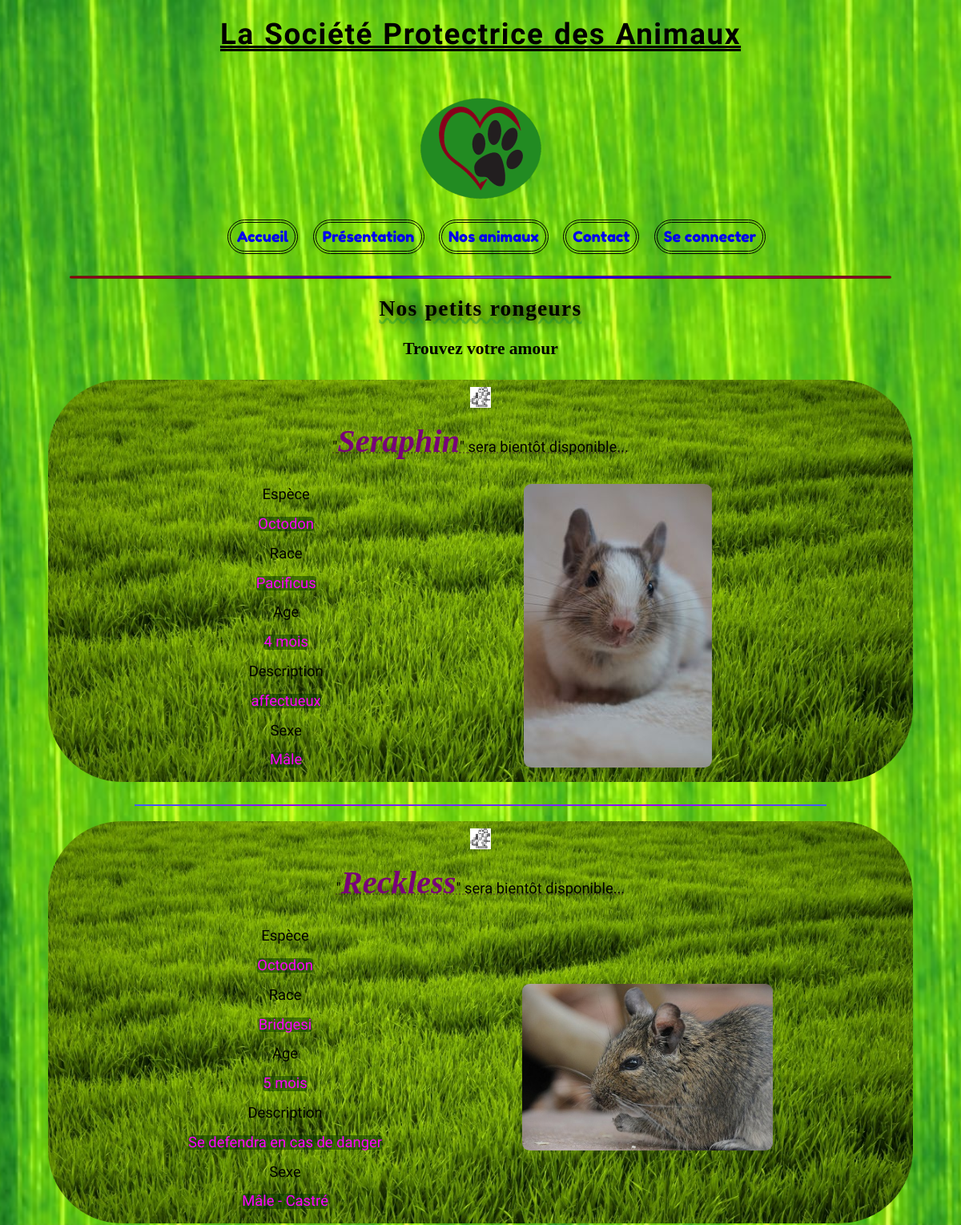
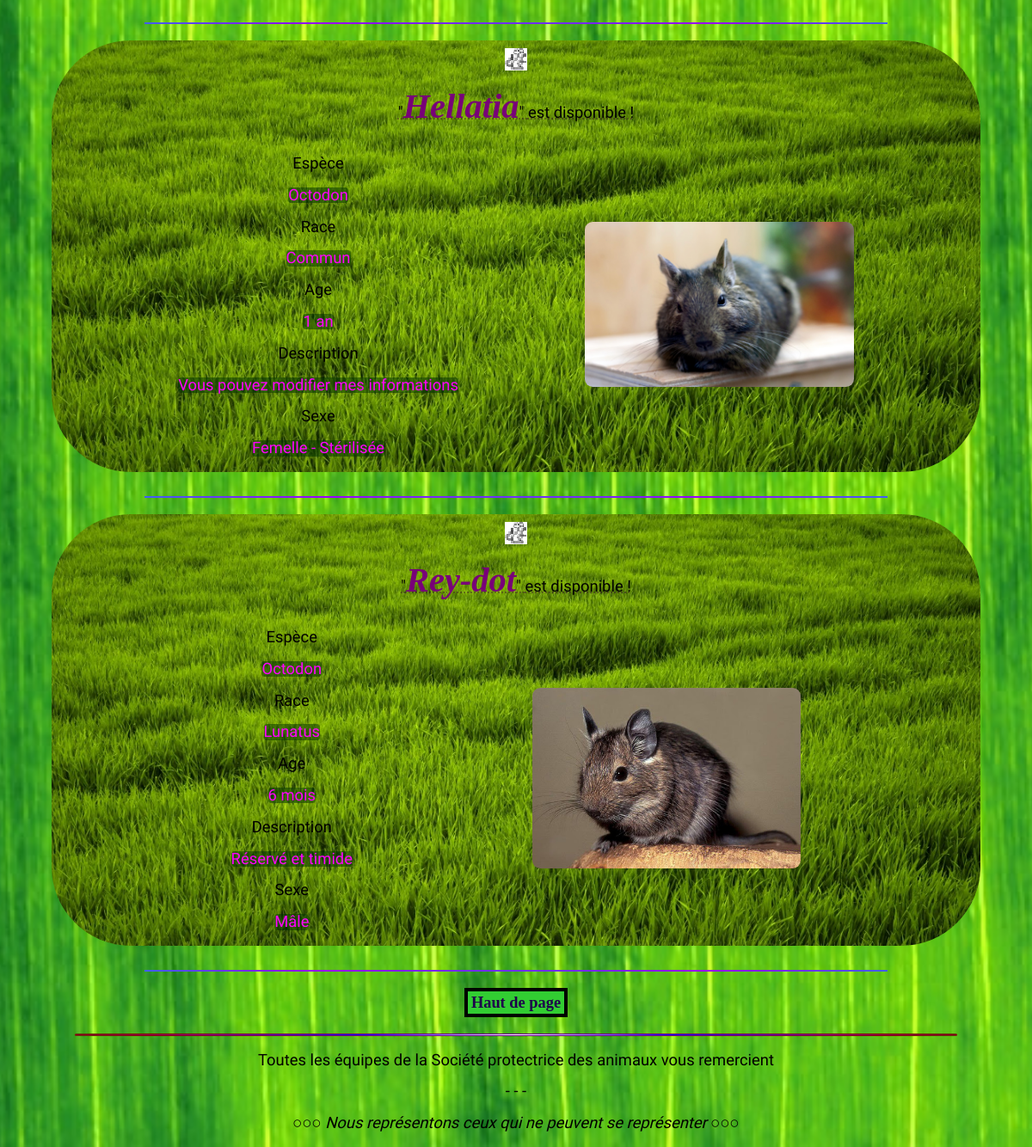
/Octodons, run on the app's committed database (2 pictures, top to bottom).
### tables this page shows
CREATE TABLE `availability` (
  `id` int(11) NOT NULL,
  `available` int(11) NOT NULL COMMENT 'availiable mean vaccinated and free to be adopted ATM',
  `inDate` datetime NOT NULL DEFAULT current_timestamp(),
  `outDate` datetime DEFAULT NULL,
  `reason` text NOT NULL,
  `fk_key` int(11) NOT NULL COMMENT 'Need to be even to animals.id to be bind'
);

CREATE TABLE `animals` (
  `id` int(11) NOT NULL,
  `name` varchar(255) DEFAULT NULL,
  `kind` int(11) DEFAULT NULL,
  `breed` varchar(255) NOT NULL,
  `age` int(11) DEFAULT NULL,
  `ageUnitMeasure` int(11) DEFAULT NULL,
  `description` text NOT NULL,
  `picturePath` varchar(255) NOT NULL,
  `fileExtension` int(11) DEFAULT NULL,
  `picDescribed` varchar(255) NOT NULL,
  `sex` int(11) DEFAULT NULL
);

### controllers/PetController.php (called while the page is built, shortened)
<?php
require_once "models/PetManager.php";
require_once "models/Pet.php";
class PetController
{
    private $petManager;
    public function __construct()
    {
        $this->petManager = new PetManager();
        $this->petManager->fetchAnimals();
        $this->petManager->fetchDogs();
        $this->petManager->fetchCats();
        $this->petManager->fetchDegus();
    }
    public function showDegus()
    {
        $pets = $this->petManager->getDegus();
        require "views/pets.php";
    }
}

### models/PetManager.php (called while the page is built, shortened)
<?php
require_once "Model.php";
require_once "Pet.php";
class PetManager extends Model
{
    private $degus;
    public function fetchAnimals(): void
    {
        $req = $this->getDb()->prepare("
        SELECT animals.id, name, kind, breed, age, ageUnitMeasure, description,
               picturePath, fileExtension, picDescribed, sex, available
                /*, availability.inDate, availability.outDate, availability.fk_key */
        FROM animals
        INNER JOIN availability
        ON animals.id = availability.fk_key
        ORDER BY inDate");
        $req->execute();
        $pets = $req->fetchAll(PDO::FETCH_ASSOC);
    }
    public function addDegus(Pet $degusRodent): void
    {
        $this->degus[] = $degusRodent;
    }
    public function getDegus(): ?array
    {
        return $this->degus;
    }
}

### models/Pet.php (called while the page is built, shortened)
<?php
class Pet
{
    private $id;
    private $name;
    private $kind;
    private $status;
    private $breed;
    private $age;
    private $ageUnitMeasure;
    private $description;
    private $sex;
    private $picture;
    private $fileExtension;
    private $picDescribed;
    public function __construct(int $id, ?string $name, int $kind, int $status, string $breed, int $age, int $ageUnitMeasure,
                                ?string $description, int $sex, ?string $picture, int $fileExtension, ?string $picDescribed){
        $this->id = $id;
        $this->name = $name;
        $this->kind = $kind;
        $this->status = $status;
        $this->breed = $breed;
        $this->age = $age;
        $this->ageUnitMeasure = $ageUnitMeasure;
        $this->description = $description;
        $this->sex = $sex;
        $this->picture = $picture;
        $this->fileExtension = $fileExtension;
        $this->picDescribed = $picDescribed;
    }
    public function getId(): int{
        return $this->id;
    }
    public function getName(): ?string{
        return $this->name;
    }
    public function getKind(): int{
        return $this->kind;
    }
    public function getStatus(): int{
        return $this->status;
    }
    public function getBreed(): string{
        return $this->breed;
    }
    public function getAge(): int{
        return $this->age;
    }
    public function getAgeUnitMeasure(): int{
        return $this->ageUnitMeasure;
    }
    public function getDescription(): ?string{
        return $this->description;
    }
    public function getSex(): int{
        return $this->sex;
    }
    public function getPicture(): ?string{
        return $this->picture;
    }
    public function getFileExtension(): int{
        return $this->fileExtension;
    }
    public function getPicDescribed(): ?string{
        return $this->picDescribed;
    }
}

### models/Model.php (called while the page is built, shortened)
<?php
abstract class Model
{
    private static $pdo;
    private static function setDb(){
        self::$pdo = new PDO("mysql:host=leoriptspa.mysql.db;dbname=leoriptspa;charset=utf8mb4","leoriptspa", "t");
        self::$pdo->setAttribute(PDO::ATTR_ERRMODE,PDO::ERRMODE_WARNING);
    }
    protected function getDb(){
        return self::$pdo;
    }
}

### views/pets.php (the view, shortened to what this page needs)
    <h3>Trouvez votre amour</h3>
<?php for($i = 0; $i < count($pets); $i++): ?>
    <section class="petGeneral">
        <article>
            <div class="icon">
                <?php switch($pets[$i]->getKind()):
                    case 2:
                        echo "<img src='public/img/degus/degusIcon.png' alt='Un octodon schématisé'>";
                        break;
                endswitch ?>
            </div>
            <div class="presentation">
                <?php if(empty($pets[$i]->getName())):
                    echo $_SESSION['formName'];
                else: ?>
                <p>"<em class='name'><?= $pets[$i]->getName() ?></em>"
                <?php endif; ?>
                <?php if($pets[$i]->getStatus() === 0):
                    echo " est disponible !</p>";
                elseif($pets[$i]->getStatus() === 1):
                    echo " sera bientôt disponible...</p>";
                else:
                    echo " est indisponible, mais vous pouvez en aider d'autres ♥</p>";
                endif; ?>
            </div>
        </article>
        <section class="blockPresentation">
            <article>
                <div>
                    <p class="labelsTypo">Espèce</p>
                    <p class="infosTypo">
                        <?php if($pets[$i]->getKind() === 0):
                            echo 'Chien';
                        elseif($pets[$i]->getKind() === 1):
                            echo 'Chat';
                        else:
                            echo 'Octodon';
                        endif; ?>
                    </p>
                </div>
                <div>
                    <p class="labelsTypo">Race</p>
                    <p class="infosTypo"><?= $pets[$i]->getBreed(); ?></p>
                </div>
                <div>
                    <p class="labelsTypo">Age</p>
                    <p class="infosTypo"><?= $pets[$i]->getAge(); ?>
                        <?php if($pets[$i]->getAgeUnitMeasure() === 0):
                            echo 'mois';
                        elseif($pets[$i]->getAgeUnitMeasure() === 1 && $pets[$i]->getAge() <= 1):
                            echo 'an';
                        else:
                            echo 'ans';
                        endif; ?>
                    </p>
                </div>
                <div>
                    <p class="labelsTypo">Description</p>
                    <p class="infosTypo">
                        <?php if($pets[$i]->getId() === 57): ?>
                        <span id="specialDog"><?= $pets[$i]->getDescription(); ?></span>
                        <?php else: ?>
                            <?= $pets[$i]->getDescription(); ?>
                        <?php endif; ?>
                    </p>
                </div>
                <div>
                    <p class="labelsTypo">Sexe</p>
                    <p class="infosTypo">
                        <?php if($pets[$i]->getSex() === 0):
                            echo 'Mâle';
                        elseif($pets[$i]->getSex() === 1):
                            echo 'Femelle';
                        elseif($pets[$i]->getSex() === 2):
                            echo 'Indéfini';
                        elseif($pets[$i]->getSex() === 3):
                            echo 'Mâle - Castré';
                        else:
                            echo 'Femelle - Stérilisée';
                        endif; ?>
                    </p>
                </div>
            </article>
            <article class="articlePicture">
                <?php if($pets[$i]->getFileExtension() === 0): ?>
                    <img class="picture" src="public/img/<?php if($pets[$i]->getKind() === 0): ?>dogs/<?php elseif($pets[$i]->getKind() === 1): ?>cats/<?php else: ?>degus/<?php endif ?><?= $pets[$i]->getPicture(); ?><?='.png'?>" alt="<?= $pets[$i]->getPicDescribed(); ?>">
                <?php elseif($pets[$i]->getFileExtension() === 1): ?>
                    <img class="picture" src="public/img/<?php if($pets[$i]->getKind() === 0): ?>dogs/<?php elseif($pets[$i]->getKind() === 1): ?>cats/<?php else: ?>degus/<?php endif ?><?= $pets[$i]->getPicture(); ?><?='.jpg'?>" alt="<?= $pets[$i]->getPicDescribed(); ?>">
                <?php else: ?>
                    <img class="picture" src="public/img/<?php if($pets[$i]->getKind() === 0): ?>dogs/<?php elseif($pets[$i]->getKind() === 1): ?>cats/<?php else: ?>degus/<?php endif ?><?= $pets[$i]->getPicture(); ?><?='.png'?>" alt="<?= $pets[$i]->getPicDescribed(); ?>">
                <?php endif; ?>
            </article>
        </section>
    </section>
    <hr class="petSeparator">
<?php endfor ?>
    <a id="hautDePage" href="#Menu">Haut de page</a>
<?php
require "template.php";

### css/styles.css (style rules this page uses)
:root { --textColor: rgba(0, 0, 255, 1); }
html { margin:0; padding:0; line-height: 1; -webkit-text-size-adjust: 100%; background: url("../public/img/background.jpg") no-repeat center fixed; background-size: cover; }
body { text-align: center; align-items: center; }
section { justify-content: center; margin-left: auto; margin-right: auto; }
p { font-family: 'Varela Round', sans-serif; }
h3 { margin-top: 1.25em; margin-bottom: 1.25em; }
.petGeneral { background-image: url("../public/img/main.jpg"); background-size: cover; background-repeat: no-repeat; background-position: center center; border-radius: 5em; }
.icon { padding-top: 0.5em; }
.labelsTypo { font-family: 'Akaya Telivigala', cursive; }
.presentation { text-decoration: underline dotted rgba(50, 0, 50, 0.4); }
.name { font-family: 'Harrington', cursive; color: rgba(120, 0, 120, 1); font-size: 2.2em; font-weight: 900; }
.infosTypo { color: rgba(255, 0, 255, 1);; border-radius: 0.2em; background-color: rgba(0, 50, 0, 0.5); margin-left: auto; margin-right: auto; width: fit-content; }
.blockPresentation { display: flex; justify-content: space-evenly; }
.petSeparator { height: 0.15em; border: none; background: radial-gradient(#00A4F1, #9B00FF, #00A4F1); display: block; width: 80%; margin-top: 1.5em; margin-bottom: 1em; }
#hautDePage { display: block; width: fit-content; margin: 1em auto; padding: 0.25rem; border: solid rgba(0, 0, 0, 1) 0.25rem; text-decoration: none; color: rgba(30, 0, 75, 1); background-color: rgba(50, 205, 50, 1); font-weight: 900; }
@media screen and (min-width: 780px) and (max-width: 1280px) { body { width: 90%; font-size: 115%; margin-left: auto; margin-right: auto; } }
@media screen and (min-width: 780px) and (max-width: 1280px) { .articlePicture { margin-top: auto; margin-bottom: auto; border-radius: 1em; } }
@media screen and (min-width: 780px) and (max-width: 1280px) { .picture { border-radius: 0.5em; max-width: 17em; box-sizing: border-box; } }

### data on the page
availability: fk_key.name "Seraphin", available "sera bientôt disponible...", fk_key.breed "Pacificus", fk_key.age "4", shows "mois", fk_key.description "affectueux", shows "Mâle", fk_key.picturePath (picture)
availability: fk_key.name "Reckless", available "sera bientôt disponible...", fk_key.breed "Bridgesi", fk_key.age "5", shows "mois", fk_key.description "Se defendra en cas de danger", shows "Mâle - Castré", fk_key.picturePath (picture)
availability: fk_key.name "Hellatia", available "est disponible !", fk_key.breed "Commun", fk_key.age "1", shows "an", fk_key.description "Vous pouvez modifier mes informations", shows "Femelle - Stérilisée", fk_key.picturePath (picture)
availability: fk_key.name "Rey-dot", available "est disponible !", fk_key.breed "Lunatus", fk_key.age "6", shows "mois", fk_key.description "Réservé et timide", shows "Mâle", fk_key.picturePath (picture)

### other printed values
$_SESSION['pageName'] "Nos petits rongeurs"
